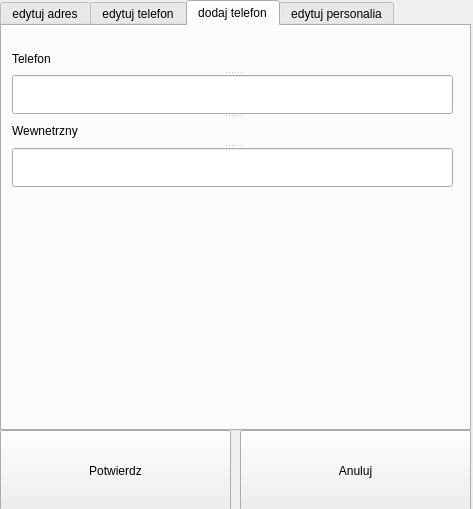
<?xml version="1.0" encoding="UTF-8"?>
<ui version="4.0">
 <class>edytuj_klienta</class>
 <widget class="QWidget" name="edytuj_klienta">
  <property name="geometry">
   <rect>
    <x>0</x>
    <y>0</y>
    <width>473</width>
    <height>509</height>
   </rect>
  </property>
  <property name="windowTitle">
   <string>edytuj_klienta</string>
  </property>
  <widget class="QTabWidget" name="tabWidget">
   <property name="geometry">
    <rect>
     <x>0</x>
     <y>0</y>
     <width>471</width>
     <height>431</height>
    </rect>
   </property>
   <property name="currentIndex">
    <number>2</number>
   </property>
   <widget class="QWidget" name="tab_3">
    <attribute name="title">
     <string>edytuj adres</string>
    </attribute>
    <widget class="QSplitter" name="splitter_3">
     <property name="geometry">
      <rect>
       <x>10</x>
       <y>10</y>
       <width>441</width>
       <height>381</height>
      </rect>
     </property>
     <property name="orientation">
      <enum>Qt::Vertical</enum>
     </property>
     <widget class="QLabel" name="label_4">
      <property name="text">
       <string>Miejscowosc</string>
      </property>
     </widget>
     <widget class="QLineEdit" name="miejsc_lbl"/>
     <widget class="QLabel" name="label_5">
      <property name="text">
       <string>numer domu</string>
      </property>
     </widget>
     <widget class="QLineEdit" name="dom_lbl"/>
     <widget class="QLabel" name="label_6">
      <property name="text">
       <string>numer mieszkania</string>
      </property>
     </widget>
     <widget class="QLineEdit" name="miesz_lbl"/>
     <widget class="QLabel" name="label_7">
      <property name="text">
       <string>Ulica</string>
      </property>
     </widget>
     <widget class="QLineEdit" name="ul_lbl"/>
     <widget class="QLabel" name="label_8">
      <property name="text">
       <string>kod pocztowy</string>
      </property>
     </widget>
     <widget class="QLineEdit" name="kod_lbl"/>
    </widget>
   </widget>
   <widget class="QWidget" name="tab_4">
    <attribute name="title">
     <string>edytuj telefon</string>
    </attribute>
    <widget class="QSplitter" name="splitter_4">
     <property name="geometry">
      <rect>
       <x>10</x>
       <y>40</y>
       <width>441</width>
       <height>141</height>
      </rect>
     </property>
     <property name="orientation">
      <enum>Qt::Vertical</enum>
     </property>
     <widget class="QLabel" name="label_9">
      <property name="text">
       <string>Telefon</string>
      </property>
     </widget>
     <widget class="QLineEdit" name="kon_txt"/>
     <widget class="QLabel" name="label_10">
      <property name="text">
       <string>Wewnetrzny</string>
      </property>
     </widget>
     <widget class="QLineEdit" name="wew_txt"/>
    </widget>
    <widget class="QComboBox" name="comboBox">
     <property name="geometry">
      <rect>
       <x>10</x>
       <y>10</y>
       <width>181</width>
       <height>21</height>
      </rect>
     </property>
    </widget>
   </widget>
   <widget class="QWidget" name="tab">
    <attribute name="title">
     <string>dodaj telefon</string>
    </attribute>
    <widget class="QSplitter" name="splitter_5">
     <property name="geometry">
      <rect>
       <x>10</x>
       <y>20</y>
       <width>441</width>
       <height>141</height>
      </rect>
     </property>
     <property name="orientation">
      <enum>Qt::Vertical</enum>
     </property>
     <widget class="QLabel" name="label_14">
      <property name="text">
       <string>Telefon</string>
      </property>
     </widget>
     <widget class="QLineEdit" name="dod_kon_txt"/>
     <widget class="QLabel" name="label_15">
      <property name="text">
       <string>Wewnetrzny</string>
      </property>
     </widget>
     <widget class="QLineEdit" name="dod_wew_txt"/>
    </widget>
   </widget>
   <widget class="QWidget" name="tab_5">
    <attribute name="title">
     <string>edytuj personalia</string>
    </attribute>
    <widget class="QSplitter" name="splitter">
     <property name="geometry">
      <rect>
       <x>10</x>
       <y>9</y>
       <width>441</width>
       <height>381</height>
      </rect>
     </property>
     <property name="orientation">
      <enum>Qt::Vertical</enum>
     </property>
     <widget class="QLabel" name="label_11">
      <property name="text">
       <string>Imie</string>
      </property>
     </widget>
     <widget class="QLineEdit" name="imie_txt"/>
     <widget class="QLabel" name="label_12">
      <property name="text">
       <string>Nazwisko</string>
      </property>
     </widget>
     <widget class="QLineEdit" name="nazwisko_txt"/>
     <widget class="QLabel" name="label_13">
      <property name="text">
       <string>NIP</string>
      </property>
     </widget>
     <widget class="QLineEdit" name="nip_txt"/>
     <widget class="QLabel" name="label">
      <property name="text">
       <string>Email</string>
      </property>
     </widget>
     <widget class="QLineEdit" name="email_txt"/>
     <widget class="QLabel" name="label_2">
      <property name="text">
       <string>Opis</string>
      </property>
     </widget>
     <widget class="QTextEdit" name="opis_txt"/>
    </widget>
   </widget>
  </widget>
  <widget class="QPushButton" name="potwirdz_btn">
   <property name="geometry">
    <rect>
     <x>0</x>
     <y>430</y>
     <width>231</width>
     <height>81</height>
    </rect>
   </property>
   <property name="text">
    <string>Potwierdz</string>
   </property>
  </widget>
  <widget class="QPushButton" name="anuluj_btn">
   <property name="geometry">
    <rect>
     <x>240</x>
     <y>430</y>
     <width>231</width>
     <height>81</height>
    </rect>
   </property>
   <property name="text">
    <string>Anuluj</string>
   </property>
  </widget>
 </widget>
 <layoutdefault spacing="6" margin="11"/>
 <resources/>
 <connections/>
</ui>
